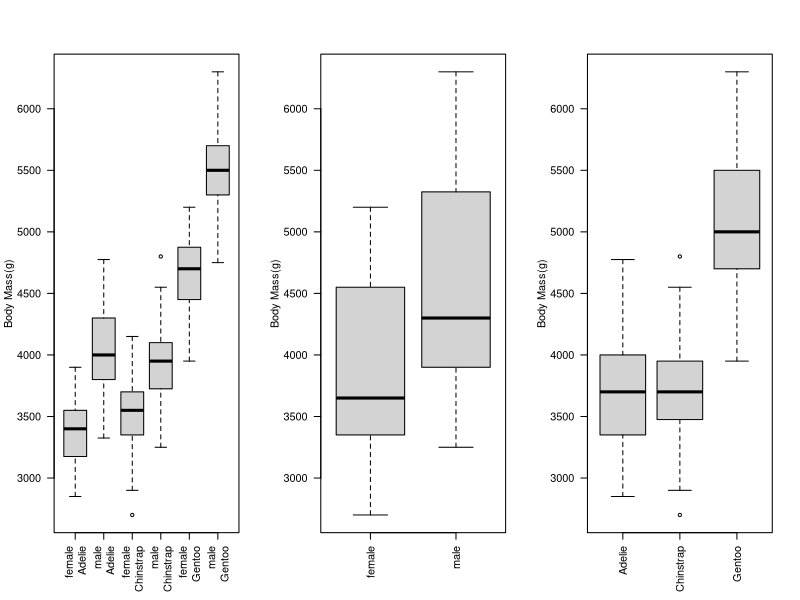

Recreate this plot in R.
## ---- chunk 1
knitr::opts_chunk$set(echo = TRUE)
## ---- chunk 2
require('palmerpenguins')
par(mfrow = c(1,3)) 
labels= c("female\nAdelie","male\nAdelie","female\nChinstrap","male\nChinstrap","female\nGentoo","male\nGentoo")
boxplot(body_mass_g ~ sex:species, data = penguins, names=labels,ylab= "Body Mass(g)", xlab="", las=2)
boxplot(body_mass_g ~ sex, data = penguins, names=c("female","male"),ylab= "Body Mass(g)", xlab="", las=2)
boxplot(body_mass_g ~ species, data = penguins, names=c("Adelie","Chinstrap", "Gentoo"),ylab= "Body Mass(g)", xlab="", las=2)
